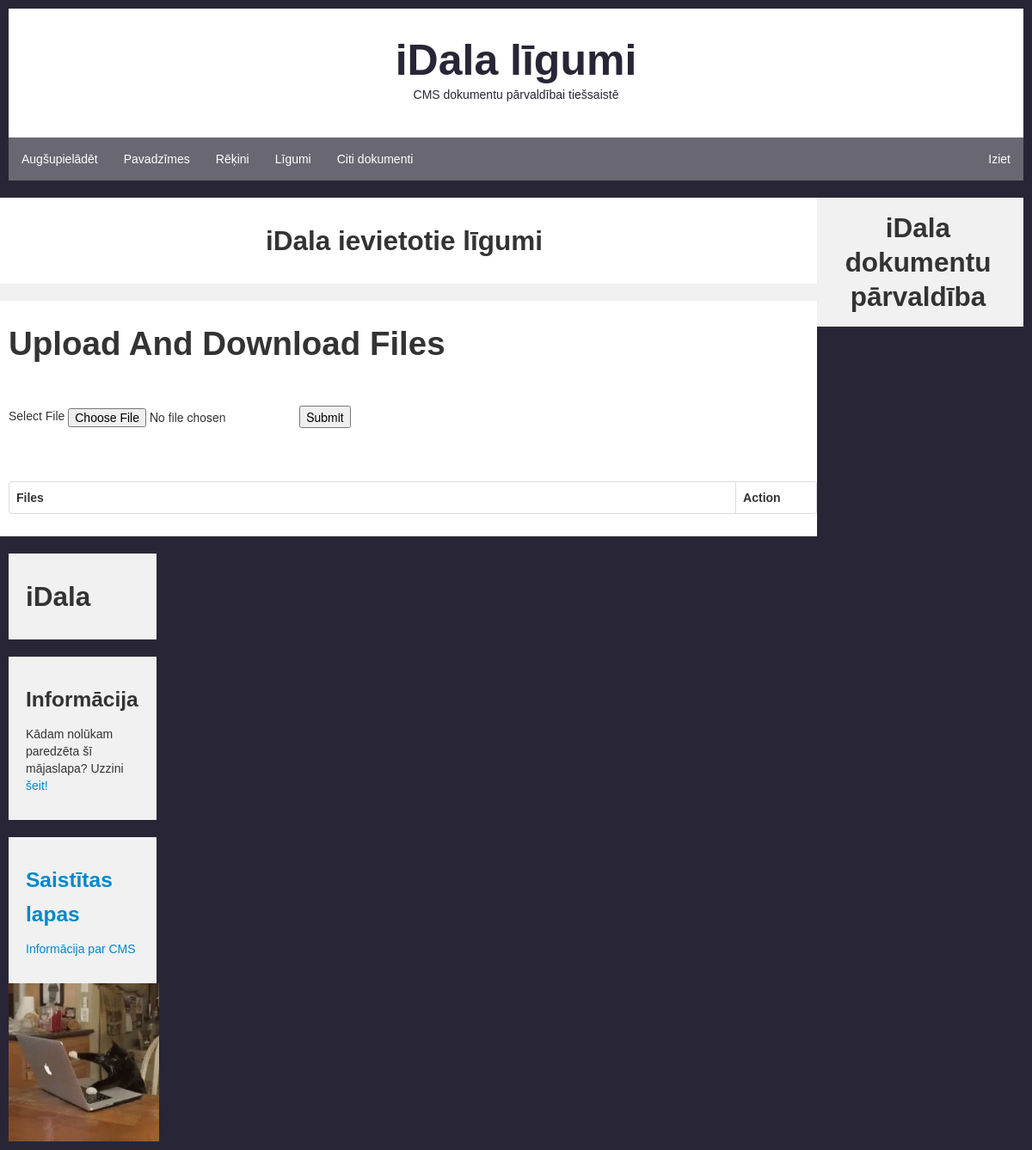
/ligumi.php, run on an earlier commit of the app's database.
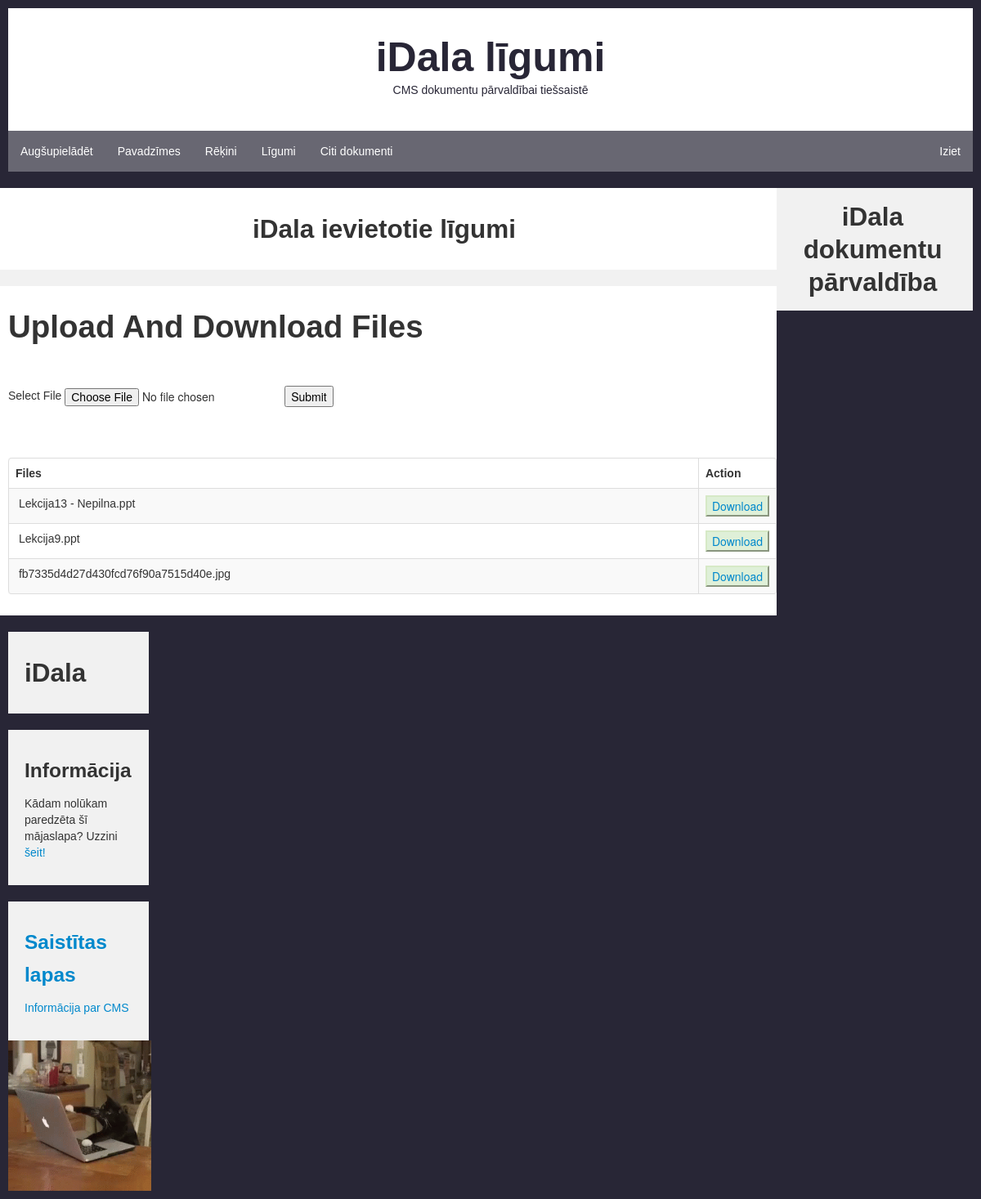
And on a later commit of the database.
### tables this page shows
CREATE TABLE `upload` (
  `id` int(11) NOT NULL,
  `name` varchar(200) NOT NULL
);

### ligumi.php (the view, shortened to what this page needs)
<?php
$conn=new PDO('mysql:host=localhost; dbname=csm', 'root', '') or die(mysql_error());
?>
<!DOCTYPE html>
<html>
<head>
    <link href="css/bootstrap.css" rel="stylesheet" type="text/css" media="screen">
    <link rel="stylesheet" type="text/css" href="css/DT_bootstrap.css">
    <link rel="stylesheet" type="text/css" href="style.css">
</head>
<body>
<div class="header">
  <h1>iDala līgumi</h1>
  <p>CMS dokumentu pārvaldībai tiešsaistē</p>
</div>
<div class="topnav">
  <a href="profile.php">Augšupielādēt</a>
  <a href="pavadzimes.php">Pavadzīmes</a>
   <a href="rekini.php">Rēķini</a>
    <a href="ligumi.php">Līgumi</a>
	 <a href="citi.php">Citi dokumenti</a>
  <a href="logout.php" style="float:right">Iziet</a>
</div>
<div class="row">
  <div class="leftcolumn">
    <div class="cardDifferent">
      <h2 align="center">iDala ievietotie līgumi</h2>
	</div>
      <div class="cardDifferent">
      <div class="row-fluid">
          <div class="span12">
              <div class="container">
                  <h1><p>Upload  And  Download Files</p></h1>
                  <br />
                  <br />
                  <form enctype="multipart/form-data" action="" name="form" method="post">
                      Select File
                      <input type="file" name="photo" id="photo" /></td>
                      <input type="submit" name="submit" id="submit" value="Submit" />
                  </form>
                  <br />
                  <br />
                  <table cellpadding="0" cellspacing="0" border="0" class="table table-striped table-bordered" id="example">
                      <thead>
                      <tr>
                          <th width="90%" align="center">Files</th>
                          <th align="center">Action</th>
                      </tr>
                      </thead>
                      <?php
                      $query=$conn->query("select * from upload order by id desc");
                      while($row=$query->fetch()){
                          $name=$row['name'];
                          ?>
                          <tr>
                              <td>
                                  &nbsp;<?php echo $name ;?>
                              </td>
                              <td>
                                  <button class="alert-success"><a href="download.php?filename=<?php echo $name;?>">Download</a></button>
                              </td>
                          </tr>
                      <?php }?>
                  </table>
              </div>
          </div>
      </div>
  </div>
  <div class="rightcolumn">
    <div id="imageTag">
      <h2>iDala</h2>
    </div>
    <div class="card">
		<h3>Informācija</h3>
		<p>Kādam nolūkam paredzēta šī mājaslapa? Uzzini <a href ="why.html">šeit<a>!<br></p>
    </div>
    <div class="card">
      <h3>Saistītas lapas</h3>
      <p><a href ="https://lv.wikipedia.org/wiki/Satura_p%C4%81rvald%C4%ABbas_sist%C4%93ma">Informācija par CMS</a><br></p>
    </div>
  </div>
</div>
<div class="footer">
  <h2>iDala dokumentu pārvaldība</h2>
</div>
</body>
</html>

### style.css (style rules this page uses)
#imageTag { background-color: #f1f1f1; padding: 20px; margin-top: 20px; }
* { box-sizing: border-box; }
body { font-family: Arial; padding: 10px; background-color: #282636; }
.header { padding: 30px; text-align: center; background: white; color: #282636; }
.header h1 { font-size: 50px; color: #282636; }
.topnav { overflow: hidden; background-color: #686772; }
.topnav a { float: left; display: block; color: white; text-align: center; padding: 15px 15px; text-decoration: none; }
.leftcolumn { float: left; width: 80%; }
.rightcolumn { float: left; width: 20%; padding-left: 20px; }
.card { background-color: #f1f1f1; padding: 20px; margin-top: 20px; }
.cardDifferent { background-color: white; padding: 20px; margin-top: 20px; }
.row:after { content: ""; display: table; clear: both; }
.footer { padding: 5px; text-align: center; background: #f1f1f1; margin-top: 20px; }

What changed in the data, as far as the page shows it:
added upload: name "Lekcija13 - Nepilna.ppt"
added upload: name "Lekcija9.ppt"
added upload: name "fb7335d4d27d430fcd76f90a7515d40e.jpg"
